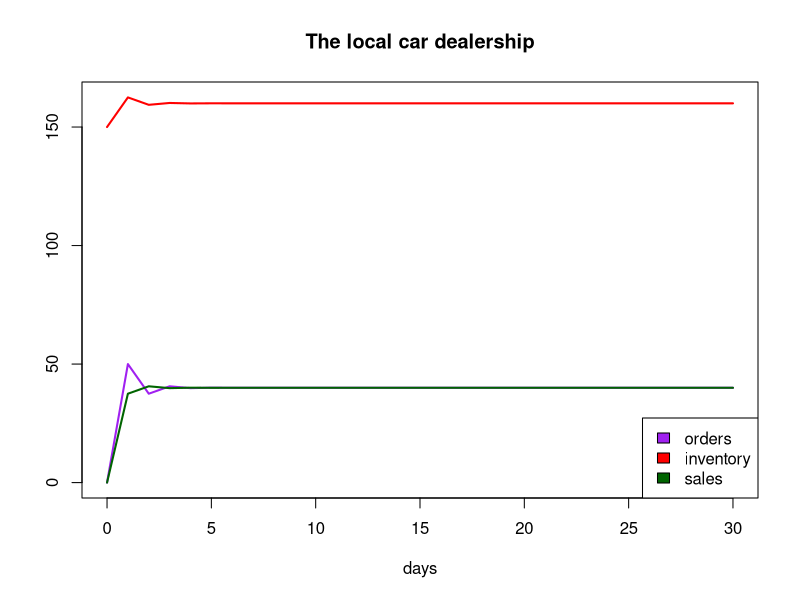

Source code (R):

# Meadows ch.2 Car dealership example (Fig. 29) -- version 1.0
# no delays (perception, response, or delivery)
# CPSC 420 -- spring 2016

# Set up time. (delta.t and time vector).
delta.t <- 1   # days
time <- seq(0,30,delta.t)

# itot() and ttoi() functions (if desired).
itot <- function(i) (i-1)*delta.t + 0
ttoi <- function(t) (t-0)/delta.t + 1

# Simulation parameters (inputs).
customer.demand <- .25  # (cars/day)/car  (demand prop. to inventory)
stocking.factor <- 10  # cars/(cars/day)
lot.size <- 200        # cars

orders <- vector()    # cars/day
orders[1] <- 0
sales <- vector()     # cars/day
sales[1] <- 0

# Stocks. (Create a vector and an initial condition for each.)
inventory <- vector(length=length(time))
inventory[1] <- 150

# Simulation loop. 
# For each slice of simulated time,
for (i in 2:length(time)) {

    # Compute the values of all the flows, based on previous stock values.

    sales[i] <- customer.demand * inventory[i-1]
    perceived.sales <- sales[i]   # NO perception delay.

    desired.inventory <- 
        min(lot.size, perceived.sales * stocking.factor)
    discrepancy <- inventory[i-1] - desired.inventory # pos = enough

    # NO response delay.
    orders[i] <- max(0,-discrepancy) / delta.t

    deliveries <- orders[i]   # NO delivery delay.

    # Compute the values of all the derivatives of the stocks ("primes").
    inventory.prime <- deliveries - sales[i]

    # Compute all the new stock values (including any derived stocks).
    inventory[i] <- inventory[i-1] + inventory.prime * delta.t

}

# Plot and analyze.
all.values <- c(0,inventory,orders,sales)
plot(time,inventory,type="l",col="red",lwd=2,ylim=range(all.values),
    xlab="days",ylab="",main="The local car dealership")
lines(time,orders,col="purple",lwd=2)
lines(time,sales,col="darkgreen",lwd=2)
legend("bottomright",fill=c("purple","red","darkgreen"),
    legend=c("orders","inventory","sales"))
